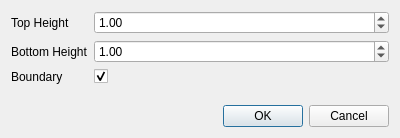
<?xml version="1.0" encoding="UTF-8"?>
<ui version="4.0">
 <class>HeightBisectionParametersDialog</class>
 <widget class="QDialog" name="HeightBisectionParametersDialog">
  <property name="windowModality">
   <enum>Qt::ApplicationModal</enum>
  </property>
  <property name="geometry">
   <rect>
    <x>0</x>
    <y>0</y>
    <width>400</width>
    <height>138</height>
   </rect>
  </property>
  <property name="minimumSize">
   <size>
    <width>400</width>
    <height>138</height>
   </size>
  </property>
  <property name="windowTitle">
   <string>Height-Bisection Parameters</string>
  </property>
  <layout class="QGridLayout" name="gridLayout">
   <item row="0" column="0">
    <layout class="QFormLayout" name="formLayout">
     <item row="0" column="0">
      <widget class="QLabel" name="topHeightLabel">
       <property name="text">
        <string>Top Height</string>
       </property>
      </widget>
     </item>
     <item row="1" column="0">
      <widget class="QLabel" name="bottomHeightLabel">
       <property name="text">
        <string>Bottom Height</string>
       </property>
      </widget>
     </item>
     <item row="2" column="0">
      <widget class="QLabel" name="boundaryLabel">
       <property name="text">
        <string>Boundary</string>
       </property>
      </widget>
     </item>
     <item row="2" column="1">
      <widget class="QCheckBox" name="boundaryCheckBox">
       <property name="checked">
        <bool>true</bool>
       </property>
      </widget>
     </item>
     <item row="0" column="1">
      <widget class="QDoubleSpinBox" name="topHeightDoubleSpinBox">
       <property name="singleStep">
        <double>0.010000000000000</double>
       </property>
       <property name="value">
        <double>1.000000000000000</double>
       </property>
      </widget>
     </item>
     <item row="1" column="1">
      <widget class="QDoubleSpinBox" name="bottomHeightDoubleSpinBox">
       <property name="singleStep">
        <double>0.010000000000000</double>
       </property>
       <property name="value">
        <double>1.000000000000000</double>
       </property>
      </widget>
     </item>
    </layout>
   </item>
   <item row="1" column="0">
    <widget class="QDialogButtonBox" name="buttonBox">
     <property name="orientation">
      <enum>Qt::Horizontal</enum>
     </property>
     <property name="standardButtons">
      <set>QDialogButtonBox::Cancel|QDialogButtonBox::Ok</set>
     </property>
    </widget>
   </item>
  </layout>
 </widget>
 <tabstops>
  <tabstop>topHeightDoubleSpinBox</tabstop>
  <tabstop>bottomHeightDoubleSpinBox</tabstop>
  <tabstop>boundaryCheckBox</tabstop>
 </tabstops>
 <resources/>
 <connections>
  <connection>
   <sender>buttonBox</sender>
   <signal>accepted()</signal>
   <receiver>HeightBisectionParametersDialog</receiver>
   <slot>accept()</slot>
   <hints>
    <hint type="sourcelabel">
     <x>248</x>
     <y>254</y>
    </hint>
    <hint type="destinationlabel">
     <x>157</x>
     <y>274</y>
    </hint>
   </hints>
  </connection>
  <connection>
   <sender>buttonBox</sender>
   <signal>rejected()</signal>
   <receiver>HeightBisectionParametersDialog</receiver>
   <slot>reject()</slot>
   <hints>
    <hint type="sourcelabel">
     <x>316</x>
     <y>260</y>
    </hint>
    <hint type="destinationlabel">
     <x>286</x>
     <y>274</y>
    </hint>
   </hints>
  </connection>
 </connections>
</ui>
